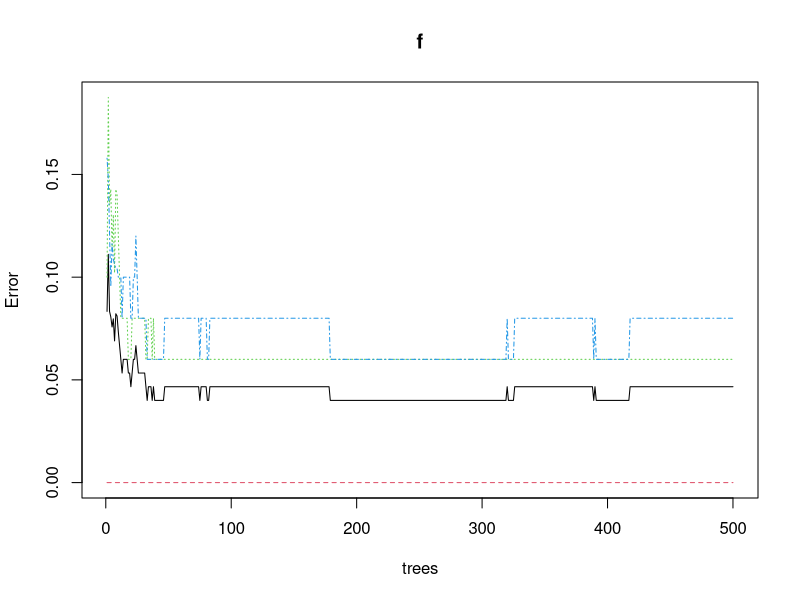
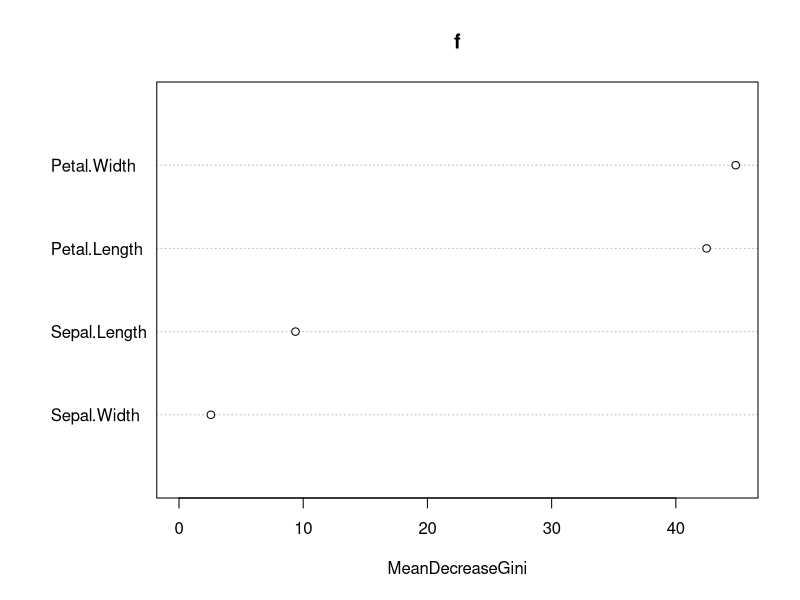

These figures' R source, in order:
library(randomForest)
f=randomForest(Species~.,data=iris)
#오류율 시각화
plot(f)
#많이 사용된 변수 확인하기
varUsed(f)
#설명 변수 중요도 표기하기
varImpPlot(f)
#결정트리 리프 노드 개수 확인하기
treesize(f)
#예측하기 -> type='response'가 기본값
newd=data.frame(Sepal.Length=c(5.11,7.01,6.32),Sepal.Width=c(3.51,3.2,3.31),Petal.Length=c(1.4,4.71,6.01),Petal.Width=c(0.19,1.4,2.49))
predict(f, newdata=newd)
#확률 확인하기
predict(f, newdata=newd, type='prob')
#득표수 확인하기 norm.votes=FALSE-> 정규화 여부로 T이면 type=prob과 동일한결과
predict(f, newdata=newd, type='vote', norm.votes=FALSE)

#하이퍼 매개변수 변경
#ntree 결정트리 개수
#nodesize 리프노드에 있는 샘플의 최소개수 (크게 설정할수록 작은 결정트리)
#maxnodes 최대 리프노드수
small_forest=randomForest(Species~., data=iris, ntree=20, nodesize=6, maxnodes=12)
small_forest
